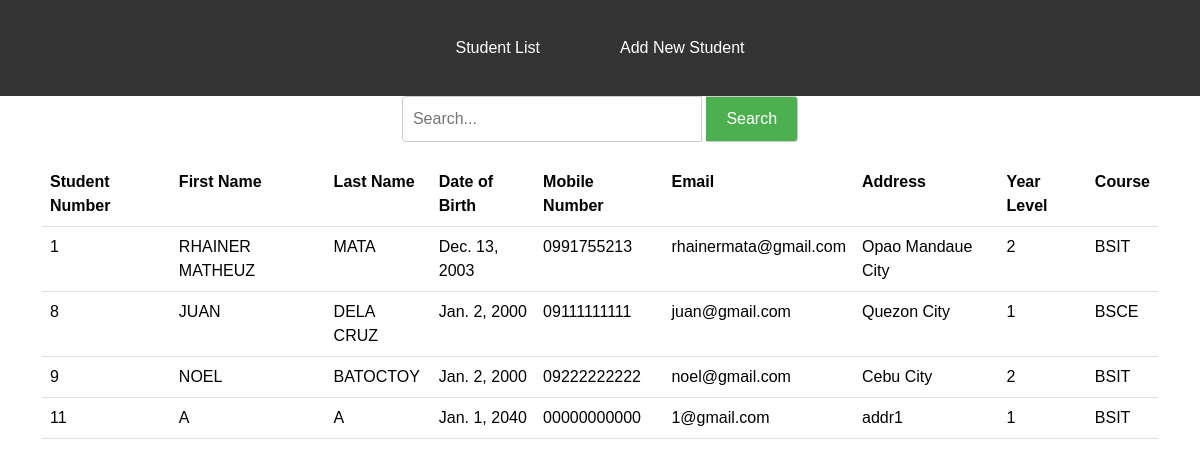
The page / on the database its author committed.
### main/models.py (models this page shows, shortened)
class Student(models.Model):
    first_name = models.CharField(max_length=100)
    last_name = models.CharField(max_length=100)
    birth_date = models.DateField()
    mobile_num = models.CharField(max_length=11)
    email = models.EmailField()
    address = models.CharField(max_length=100)
    year = models.IntegerField()
    course = models.CharField(max_length=100)

### main/views.py (the view)
# urls.py: path('',views.index,name='index'),
def index(request):
    query = request.GET.get('q')
    if query:
        query = query.strip()
        student_list = Student.objects.filter(
            Q(id__icontains=query) |
            Q(first_name__icontains=query) |
            Q(last_name__icontains=query) |
            Q(birth_date__icontains=query) |
            Q(mobile_num__icontains=query) |
            Q(email__icontains=query) |
            Q(address__icontains=query)
        )
    else:
        student_list = Student.objects.all()
    return render(request, 'main/index.html', {'student_list':student_list})

### main/templates/main/index.html (shortened to what this page needs)
{% extends 'main/base.html' %}
{% block content %}
<div class="search-container">
    <form method="GET" action="{% url 'index' %}">
        <input type="text" name="q" placeholder="Search..." value="{{ request.GET.q }}">
        <button type="submit">Search</button>
    </form>
</div>
<table class="table">
    <tr>
        <th>Student Number</th>
        <th>First Name</th>
        <th>Last Name</th>
        <th>Date of Birth</th>
        <th>Mobile Number</th>
        <th>Email</th>
        <th>Address</th>
        <th>Year Level</th>
        <th>Course</th>
    </tr>
    {% for s in student_list %}
    <tr>
        <td>{{s.id}}</td>
        <td>{{s.first_name}}</td>
        <td>{{s.last_name}}</td>
        <td>{{s.birth_date}}</td>
        <td>{{s.mobile_num}}</td>
        <td>{{s.email}}</td>
        <td>{{s.address}}</td>
        <td>{{s.year}}</td>
        <td>{{s.course}}</td>
    </tr>
    {% endfor %}
</table>
{% endblock %}

### main/templates/main/base.html (shortened to what this page needs)
<!DOCTYPE html>
<html lang="en">
<head>
    <link href="https://cdn.jsdelivr.net/npm/bootstrap@5.3.3/dist/css/bootstrap.min.css" rel="stylesheet">
</head>
<body>
    <nav>
        <ul class="navbar">
            <li><a href="/">Student List</a></li>
            <li><a href="/add">Add New Student</a></li>
        </ul>
    </nav>
    <div class="container">
        {% block content %}{% endblock %}
    </div>
</body>
</html>

### main/templates/main/base.html (style rules this page uses)
body, ul { margin: 0; padding: 0; }
body { font-family: Arial, sans-serif; }
nav { background-color: #333; overflow: hidden; }
.navbar { list-style-type: none; display: flex; justify-content: center; }
.navbar li { padding: 14px 20px; }
.navbar a { color: white; text-align: center; text-decoration: none; display: block; padding: 14px 20px; }

### main/templates/main/index.html (style rules this page uses)
.search-container { display: flex; justify-content: center; margin-bottom: 20px; }
.search-container input[type="text"] { width: 300px; padding: 10px; border: 1px solid #ccc; border-radius: 4px 0 0 4px; font-size: 16px; }
.search-container button { padding: 10px 20px; border: 1px solid #ccc; border-left: none; background-color: #4CAF50; color: white; border-radius: 0 4px 4px 0; cursor: pointer; font-size: 16px; }

### rows shown on the page
Student: id "1", first_name "RHAINER MATHEUZ", last_name "MATA", birth_date "Dec. 13, 2003", mobile_num "0991755213", email "rhainermata@gmail.com", address "Opao Mandaue City", year "2", course "BSIT"
Student: id "8", first_name "JUAN", last_name "DELA CRUZ", birth_date "Jan. 2, 2000", mobile_num "09111111111", email "juan@gmail.com", address "Quezon City", year "1", course "BSCE"
Student: id "9", first_name "NOEL", last_name "BATOCTOY", birth_date "Jan. 2, 2000", mobile_num "09222222222", email "noel@gmail.com", address "Cebu City", year "2", course "BSIT"
Student: id "11", first_name "A", last_name "A", birth_date "Jan. 1, 2040", mobile_num "00000000000", email "1@gmail.com", address "addr1", year "1", course "BSIT"
